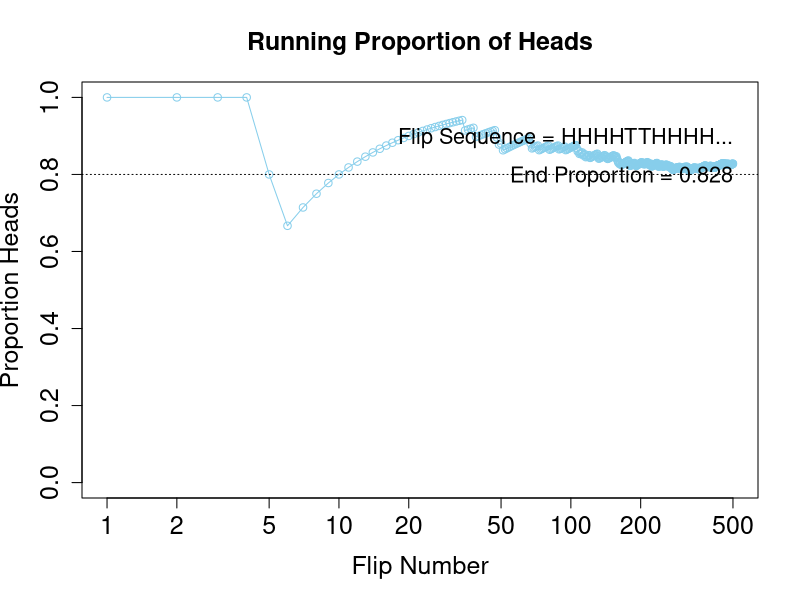

Write the R code that produced this figure.
help("sample")
N = 500 # Specify the total number of flips, denoted N.
pHeads = 0.8 # Specify underlying probability of heads.
# Flip a coin N times and compute the running proportion of heads at each flip.
# Generate a random sample of N flips (heads=1, tails=0):
flipSequence = sample( x=c(0,1), prob=c(1-pHeads,pHeads), size=N, replace=TRUE)
# Compute the running proportion of heads:
head(flipSequence)
r = cumsum( flipSequence ) # Cumulative sum: Number of heads at each step.
n = 1:N                    # Number of flips at each step.
runProp = r / n            # Component by component division.
head(runProp)
# Graph the running proportion:
plot( n , runProp , type="o" , log="x" , col="skyblue" ,
      xlim=c(1,N) , ylim=c(0.0,1.0) , cex.axis=1.5 ,
      xlab="Flip Number" , ylab="Proportion Heads" , cex.lab=1.5 ,
      main="Running Proportion of Heads" , cex.main=1.5 )
# Plot a dotted horizontal reference line:
abline( h=pHeads , lty="dotted" )
# Display the beginning of the flip sequence:
flipLetters = paste( c("T","H")[flipSequence[1:10]+1] , collapse="" )
displayString = paste0( "Flip Sequence = " , flipLetters , "..." )
text( N , .9 , displayString , adj=c(1,0.5) , cex=1.3 )
# Display the relative frequency at the end of the sequence.
text( N , .8 , paste("End Proportion =",runProp[N]) , adj=c(1,0.5) , cex=1.3 )